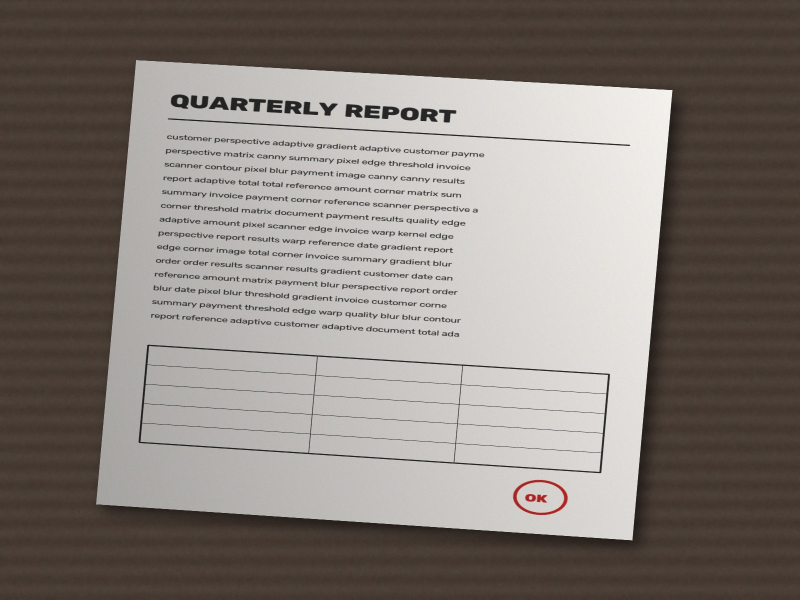
#> input picture samples/sample_document.jpg, 1600 x 1200 px (shown at 1/2 size)
$ python -i scanner.py   (imports and definitions only)
#> lines starting #> are read from the running program, lines starting #| are printed output that depends on the picture; after the words box and inside, x2 and y2 are one past the last pixel; in counts of white or black regions, pixels touching at a corner belong together
### utils.py
"""utils.py — validation, decoding, encoding and resizing helpers.

Everything that several modules need lives here so that ``scanner.py``,
``image_processing.py`` and ``pdf_generator.py`` stay focused on one job each.

Conventions used across the project
-----------------------------------
* Images are NumPy arrays of dtype ``uint8``.
* Colour images use OpenCV's **BGR** channel order (not RGB).
* Grayscale / black-and-white images are 2-D arrays (height x width).
* Corner points are ``(x, y)`` pairs in pixels.
"""
from __future__ import annotations

import io
import logging
import os

import cv2
import numpy as np
from PIL import Image, UnidentifiedImageError

logger = logging.getLogger(__name__)

ALLOWED_EXTENSIONS: tuple[str, ...] = (".jpg", ".jpeg", ".png")
ALLOWED_FORMATS: frozenset[str] = frozenset({"JPEG", "PNG"})
MAX_FILE_SIZE_MB = 15
MAX_FILE_SIZE_BYTES = MAX_FILE_SIZE_MB * 1024 * 1024
MIN_SIDE_PX = 100
MAX_PIXELS = 60_000_000


class ScannerError(Exception):
    """Base class for every error this project raises on purpose.

    The UI catches ``ScannerError`` and shows its message to the user, so
    messages must be written for end users, not for developers.
    """


class InvalidImageError(ScannerError):
    """The input is not a usable image (wrong format, corrupt, too big, ...)."""


class DocumentNotFoundError(ScannerError):
    """No four-sided document outline could be found in the image.

    ``edges`` optionally carries the edge map the detector saw, so the UI can
    show it and help the user understand why detection failed.
    """

    def __init__(self, message: str, edges: np.ndarray | None = None) -> None:
        super().__init__(message)
        self.edges = edges


# [25 lines left out: functions validate_extension, validate_file_size, not called in this run]


def ensure_valid_image(image: object) -> None:
    """Raise ``InvalidImageError`` unless ``image`` is a usable uint8 array."""
    if not isinstance(image, np.ndarray) or image.size == 0:
        raise InvalidImageError("No image data was provided.")
    if image.dtype != np.uint8:
        raise InvalidImageError("Images must be 8-bit (uint8) arrays.")
    if image.ndim == 2 or (image.ndim == 3 and image.shape[2] == 3):
        return
    raise InvalidImageError("Images must be grayscale or 3-channel (BGR) arrays.")


# [89 lines left out: functions load_image_from_bytes, load_image_from_path, encode_image, decode_image_unchanged, not called in this run]


def resize_keep_aspect(
    image: np.ndarray, *, height: int | None = None, max_side: int | None = None
) -> tuple[np.ndarray, float]:
    """Resize while preserving the aspect ratio.

    Pass exactly one of:
        height:   resize so the image is exactly this tall (may enlarge).
        max_side: shrink so the longer side is at most this long (never enlarges).

    Returns:
        ``(resized_image, scale)`` where ``scale = new_size / old_size``.
        To map a point from the resized image back to the original, *divide*
        its coordinates by ``scale``.

    Interpolation: ``INTER_AREA`` when shrinking (averages source pixels, so no
    aliasing) and ``INTER_CUBIC`` when enlarging.
    """
    if (height is None) == (max_side is None):
        raise ValueError("Pass exactly one of 'height' or 'max_side'.")
    ensure_valid_image(image)

    old_h, old_w = image.shape[:2]
    scale = height / old_h if height is not None else min(1.0, max_side / max(old_h, old_w))
    if scale == 1.0:
        return image.copy(), 1.0

    new_w = max(1, round(old_w * scale))
    new_h = max(1, round(old_h * scale))
    interpolation = cv2.INTER_AREA if scale < 1.0 else cv2.INTER_CUBIC
    return cv2.resize(image, (new_w, new_h), interpolation=interpolation), scale


# [11 lines left out: functions to_rgb, to_pil, not called in this run]

### scanner.py
"""scanner.py — find a document in a photo and flatten it.

This is the computer-vision heart of the project. The pipeline:

    photo ──► resize ──► grayscale ──► Gaussian blur ──► Canny edges
          ──► contours ──► 4-point polygon ──► order corners ──► perspective warp

Why detect on a *small* copy of the photo?
    A phone photo has ~12 million pixels. Edge detection on that is slow and
    picks up every wood-grain line. At 500 px tall the page outline is still
    obvious, noise is gone and everything runs in milliseconds. We then scale
    the corners back up and warp the **full-resolution** photo, so the final
    scan stays sharp.

Everything here uses classic OpenCV operations. No machine-learning model.
"""
from __future__ import annotations

import logging
from collections.abc import Callable
from dataclasses import dataclass

import cv2
import numpy as np

from utils import (
    DocumentNotFoundError,
    ScannerError,
    ensure_valid_image,
    resize_keep_aspect,
)

logger = logging.getLogger(__name__)

MAX_CANDIDATES = 10
MAX_AREA_RATIO = 0.98
CORNER_LABELS = ("TL", "TR", "BR", "BL")


@dataclass(frozen=True)
class DetectionParams:
    """Tunable settings for document detection.

    Attributes:
        blur_kernel:     Gaussian blur window (odd number). Bigger = smoother,
                         fewer false edges, but blurrier page borders.
        canny_low:       Canny lower threshold. Edge pixels weaker than this are dropped.
        canny_high:      Canny upper threshold. Pixels stronger than this are always edges.
        min_area_ratio:  The document must cover at least this fraction of the photo.
        detection_height: Height (px) of the working copy used for detection.
        approx_epsilon:  Polygon simplification strength, as a fraction of the
                         contour perimeter (see ``cv2.approxPolyDP``).
    """

    blur_kernel: int = 5
    canny_low: int = 50
    canny_high: int = 150
    min_area_ratio: float = 0.15
    detection_height: int = 500
    approx_epsilon: float = 0.02

    def __post_init__(self) -> None:
        if self.blur_kernel < 3 or self.blur_kernel % 2 == 0:
            raise ValueError("Blur strength must be an odd number of at least 3.")
        if not 0 <= self.canny_low < self.canny_high:
            raise ValueError("The Canny low threshold must be smaller than the high threshold.")
        if not 0.01 <= self.min_area_ratio < 1.0:
            raise ValueError("Minimum document size must be between 1% and 99% of the photo.")
        if self.detection_height < 100:
            raise ValueError("Detection height must be at least 100 px.")
        if not 0.005 <= self.approx_epsilon <= 0.1:
            raise ValueError("Polygon epsilon must be between 0.005 and 0.1.")


@dataclass(eq=False)
class DetectionResult:
    """What the detector found.

    Attributes:
        corners:  4x2 float32 array in **original-image** pixels, ordered
                  top-left, top-right, bottom-right, bottom-left.
        method:   Which strategy succeeded ("canny", "auto-canny", "otsu", ...).
        edges:    The binary map the contours were taken from (detection resolution).
        contours: The biggest candidate contours (original coordinates), for debugging.
    """

    corners: np.ndarray
    method: str
    edges: np.ndarray | None
    contours: list[np.ndarray]


@dataclass(eq=False)
class ScanResult:
    """A detection plus the flattened ("warped") document image."""

    warped: np.ndarray
    detection: DetectionResult


def order_points(points: np.ndarray) -> np.ndarray:
    """Order four points as top-left, top-right, bottom-right, bottom-left.

    ``cv2.getPerspectiveTransform`` pairs source and destination points *by
    position in the list*, so if the corners arrive in a random order the page
    would be mirrored or twisted. We must sort them first.

    The classic textbook trick uses ``x + y`` (smallest = top-left, largest =
    bottom-right) and ``y - x`` for the other two. It breaks when the page is
    rotated close to 45 degrees, because two corners then tie.

    This version is more robust:
        1. Compute the centroid (average of the 4 points).
        2. Sort the points by their angle around the centroid. In image
           coordinates (y points down) increasing angle runs *clockwise on
           screen*, so the order is automatically TL -> TR -> BR -> BL
           up to a rotation of the list.
        3. Rotate the list so it starts with the point whose ``x + y`` is
           smallest (the top-left one).

    Raises:
        ValueError: if ``points`` cannot be reshaped to 4x2.
    """
    pts = np.asarray(points, dtype=np.float32).reshape(-1, 2)
    if pts.shape != (4, 2):
        raise ValueError(f"Expected exactly 4 points, got {pts.shape[0]}.")

    centroid = pts.mean(axis=0)
    angles = np.arctan2(pts[:, 1] - centroid[1], pts[:, 0] - centroid[0])
    clockwise = pts[np.argsort(angles)]
    start = int(np.argmin(clockwise.sum(axis=1)))
    return np.roll(clockwise, -start, axis=0).astype(np.float32)


def _is_plausible_quad(rect: np.ndarray, min_angle: float = 40.0, max_angle: float = 140.0) -> bool:
    """Reject slivers: every interior angle of a photographed page is roughly 90 degrees."""
    for i in range(4):
        v1 = rect[i - 1] - rect[i]
        v2 = rect[(i + 1) % 4] - rect[i]
        denominator = float(np.linalg.norm(v1) * np.linalg.norm(v2))
        if denominator < 1e-6:
            return False
        cosine = float(np.clip(np.dot(v1, v2) / denominator, -1.0, 1.0))
        if not min_angle <= np.degrees(np.arccos(cosine)) <= max_angle:
            return False
    return True


def _canny_edges(blurred: np.ndarray, low: int, high: int) -> np.ndarray:
    """Canny edge detector followed by a morphological *closing*.

    Canny keeps a pixel when its gradient is above ``high``, or above ``low``
    **and** connected to a strong pixel (hysteresis). Closing = dilate then
    erode; it bridges 1-2 px gaps so a slightly broken page border becomes one
    closed loop that ``findContours`` can follow.
    """
    edges = cv2.Canny(blurred, low, high)
    kernel = cv2.getStructuringElement(cv2.MORPH_ELLIPSE, (5, 5))
    return cv2.morphologyEx(edges, cv2.MORPH_CLOSE, kernel)


# [27 lines left out: functions _auto_canny_edges, _otsu_mask, not called in this run]


def _quad_ok(rect: np.ndarray, min_area: float, max_area: float) -> bool:
    area = float(cv2.contourArea(rect.reshape(-1, 1, 2)))
    return min_area <= area <= max_area and _is_plausible_quad(rect)


def _find_quad(
    binary: np.ndarray, min_area: float, max_area: float, epsilon: float
) -> tuple[np.ndarray | None, list[np.ndarray]]:
    """Find the largest convex four-sided polygon in a binary map.

    Pass 1 (strict): simplify each big contour with ``approxPolyDP``. A page
    border simplifies to exactly 4 vertices.
    Pass 2 (relaxed): if no contour simplifies cleanly (curled page, a thumb
    over a corner), take its *convex hull* and simplify harder.

    Returns:
        ``(ordered_quad_or_None, biggest_contours)``.
    """
    found = cv2.findContours(binary, cv2.RETR_LIST, cv2.CHAIN_APPROX_SIMPLE)[-2]
    contours = sorted(found, key=cv2.contourArea, reverse=True)[:MAX_CANDIDATES]

    for contour in contours:
        if cv2.contourArea(contour) < min_area:
            break
        perimeter = cv2.arcLength(contour, True)
        approx = cv2.approxPolyDP(contour, epsilon * perimeter, True)
        if len(approx) == 4 and cv2.isContourConvex(approx):
            rect = order_points(approx.reshape(4, 2))
            if _quad_ok(rect, min_area, max_area):
                return rect, contours

    for contour in contours:
        if cv2.contourArea(contour) < min_area:
            break
        hull = cv2.convexHull(contour)
        perimeter = cv2.arcLength(hull, True)
        for eps in np.linspace(epsilon, epsilon * 3.0, 5):
            approx = cv2.approxPolyDP(hull, float(eps) * perimeter, True)
            if len(approx) < 4:
                break
            if len(approx) == 4:
                rect = order_points(approx.reshape(4, 2))
                if _quad_ok(rect, min_area, max_area):
                    return rect, contours
                break
    return None, contours


def detect_document(image: np.ndarray, params: DetectionParams | None = None) -> DetectionResult:
    """Detect the four corners of the document in ``image``.

    Strategies are tried in order until one yields a plausible quadrilateral:
    ``canny`` (your thresholds), ``auto-canny``, ``otsu``, ``otsu-inverted``.

    Raises:
        InvalidImageError:     if ``image`` is not a valid array.
        DocumentNotFoundError: if no strategy finds a document. The exception
                               carries the Canny edge map for debugging.
    """
    params = params or DetectionParams()
    ensure_valid_image(image)

    if image.shape[0] > params.detection_height:
        small, scale = resize_keep_aspect(image, height=params.detection_height)
    else:
        small, scale = image, 1.0

    gray = small if small.ndim == 2 else cv2.cvtColor(small, cv2.COLOR_BGR2GRAY)
    blurred = cv2.GaussianBlur(gray, (params.blur_kernel, params.blur_kernel), 0)

    height, width = blurred.shape
    min_area = params.min_area_ratio * height * width
    max_area = MAX_AREA_RATIO * height * width

    strategies: tuple[tuple[str, Callable[[], np.ndarray]], ...] = (
        ("canny", lambda: _canny_edges(blurred, params.canny_low, params.canny_high)),
        ("auto-canny", lambda: _auto_canny_edges(blurred)),
        ("otsu", lambda: _otsu_mask(blurred, invert=False)),
        ("otsu-inverted", lambda: _otsu_mask(blurred, invert=True)),
    )

    first_map: np.ndarray | None = None
    for name, build_map in strategies:
        binary = build_map()
        if first_map is None:
            first_map = binary
        quad, contours = _find_quad(binary, min_area, max_area, params.approx_epsilon)
        if quad is None:
            logger.debug("Strategy %s found no document", name)
            continue

        orig_h, orig_w = image.shape[:2]
        corners = quad / scale
        corners[:, 0] = np.clip(corners[:, 0], 0, orig_w - 1)
        corners[:, 1] = np.clip(corners[:, 1], 0, orig_h - 1)
        candidates = [np.round(c.astype(np.float32) / scale).astype(np.int32) for c in contours[:5]]
        logger.debug("Document found with strategy %s", name)
        return DetectionResult(corners.astype(np.float32), name, binary, candidates)

    raise DocumentNotFoundError(
        "No document outline was found. Make sure all four corners are visible, "
        "the page contrasts with the surface under it (a dark table works best) "
        "and the photo is well lit. You can also lower the minimum document size "
        "in the detection settings, or use the whole photo.",
        edges=first_map,
    )


# [8 lines left out: function full_image_detection, not called in this run]


def _output_size(rect: np.ndarray) -> tuple[int, int]:
    """Width and height of the flattened page, from the quad's side lengths.

    A tilted page has two different top/bottom lengths (the near edge looks
    longer). We take the **longer** of each pair so no detail is squeezed out.
    """
    top_left, top_right, bottom_right, bottom_left = rect
    width = max(np.linalg.norm(bottom_right - bottom_left), np.linalg.norm(top_right - top_left))
    height = max(np.linalg.norm(top_right - bottom_right), np.linalg.norm(top_left - bottom_left))
    return int(round(float(width))) + 1, int(round(float(height))) + 1


def four_point_transform(
    image: np.ndarray, corners: np.ndarray, max_side: int = 3000
) -> np.ndarray:
    """Warp the quadrilateral given by ``corners`` into a flat rectangle.

    Idea: a flat page seen from a camera is related to the ideal front view by
    a 3x3 *homography* matrix ``H``::

        [x']   [h11 h12 h13] [x]
        [y'] ~ [h21 h22 h23] [y]      (x', y') = (X/Z, Y/Z)
        [ 1 ]  [h31 h32 h33] [1]

    ``H`` has 8 unknowns (it is defined up to scale). Each point pair gives 2
    equations, so **4 corner pairs** determine it exactly.
    ``cv2.getPerspectiveTransform`` solves that linear system, and
    ``cv2.warpPerspective`` then, for every output pixel, looks up where it
    came from in the photo (inverse mapping) and interpolates.

    Args:
        image:    Source photo (full resolution).
        corners:  Four corner points in the photo, any order.
        max_side: Longest allowed side of the output, to bound memory use.

    Raises:
        ScannerError: if the quadrilateral is degenerate (tiny).
    """
    ensure_valid_image(image)
    rect = order_points(corners)
    width, height = _output_size(rect)
    if min(width, height) < 10:
        raise ScannerError("The detected document area is too small to scan.")

    shrink = min(1.0, max_side / max(width, height))
    width = max(2, round(width * shrink))
    height = max(2, round(height * shrink))

    destination = np.array(
        [[0, 0], [width - 1, 0], [width - 1, height - 1], [0, height - 1]], dtype=np.float32
    )
    matrix = cv2.getPerspectiveTransform(rect, destination)
    return cv2.warpPerspective(
        image, matrix, (width, height), flags=cv2.INTER_CUBIC, borderMode=cv2.BORDER_REPLICATE
    )


def scan_document(
    image: np.ndarray,
    params: DetectionParams | None = None,
    *,
    use_full_image: bool = False,
) -> ScanResult:
    """Detect (or assume) the document and return the flattened result."""
    detection = full_image_detection(image) if use_full_image else detect_document(image, params)
    warped = four_point_transform(image, detection.corners)
    return ScanResult(warped=warped, detection=detection)


# [19 lines left out: function draw_detection, not called in this run]

>>> import cv2
>>> picture = cv2.imread('samples/sample_document.jpg')
#> picture is the input picture: shape (1200, 1600, 3); mean B, G, R 119.9, 125.7, 132.9
>>> result = scan_document(picture)
#> in detect_document, `small, scale = resize_keep_aspect(image, height=params.detection_height)`:
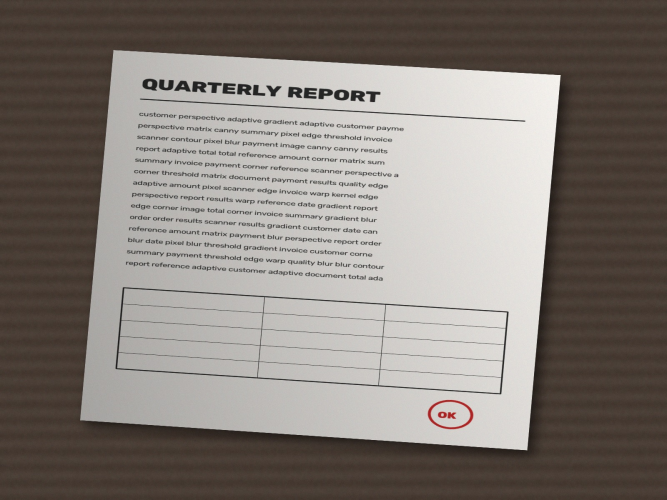
#> small: shape (500, 667, 3); mean B, G, R 119.9, 125.7, 132.9
#> in detect_document, `small, scale = resize_keep_aspect(image, height=params.detection_height)`: scale = 0.417
#> the loop in detect_document, `for name, build_map in strategies:` made 1 pass
#> (name, quad, orig_h) on pass 1: ('canny', [[113, 50], [560, 75], [527, 449], [80, 419]], 1200)
#> pass 1, in _canny_edges, `edges = cv2.Canny(blurred, low, high)`:
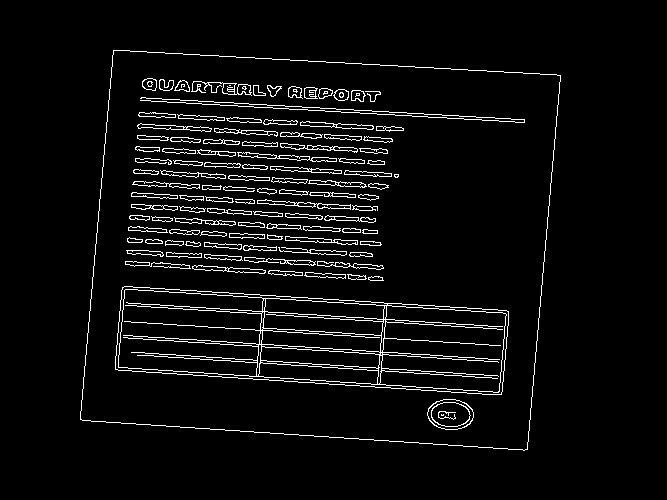
#> edges: shape (500, 667); 4.8% white in thin lines or dots, all inside (x1, y1, x2, y2) = (80, 50, 561, 451)
#> pass 1, in detect_document, `binary = build_map()`:
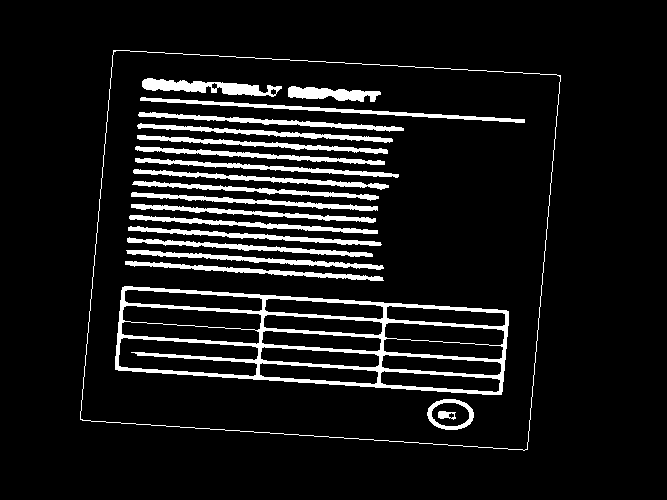
#> binary: shape (500, 667); 9% white; 21 white regions, largest, box (x1, y1, x2, y2) and area: (115, 286, 509, 395) 8621, (80, 50, 561, 451) 1641, (140, 97, 525, 123) 1428
#> in four_point_transform, `rect = order_points(corners)`: rect = [[271.2, 120], [1344, 180], [1264.8, 1077.6], [192, 1005.6]]
#> in _output_size, `top_left, top_right, bottom_right, bottom_left = rect`: top_left = [271.2, 120]; top_right = [1344, 180]; bottom_right = [1264.8, 1077.6]; bottom_left = [192, 1005.6]
#> in _output_size, `width = max(np.linalg.norm(bottom_right - bottom_left), np.linalg.norm..`: width = 1075.2
#> in _output_size, `height = max(np.linalg.norm(top_right - bottom_right), np.linalg.norm(..`: height = 901.1
#> in four_point_transform, `width, height = _output_size(rect)`: width = 1076; height = 902
#> in four_point_transform, `shrink = min(1.0, max_side / max(width, height))`: shrink = 1
#> in four_point_transform, `destination = np.array( [[0, 0], [width - 1, 0], [width - 1, height - ..`: destination = [[0, 0], [1075, 0], [1075, 901], [0, 901]]
#> in four_point_transform, `matrix = cv2.getPerspectiveTransform(rect, destination)`: matrix = [[1.01, 0.0907, -285.9], [-0.0569, 1.02, -106.6], [1.25e-05, 2.23e-06, 1]]
#> in four_point_transform, `return cv2.warpPerspective( image, matrix, (width, height), flags=cv2...`:
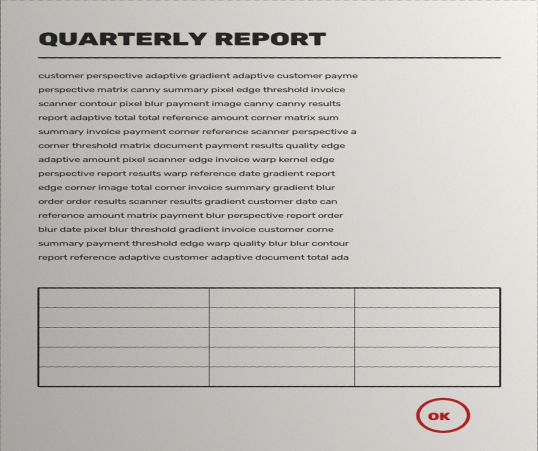
#> returned value: shape (902, 1076, 3) (shown at 1/2 size); mean of channels 0, 1, 2 188.5, 192, 194.7; drawn as B, G, R
